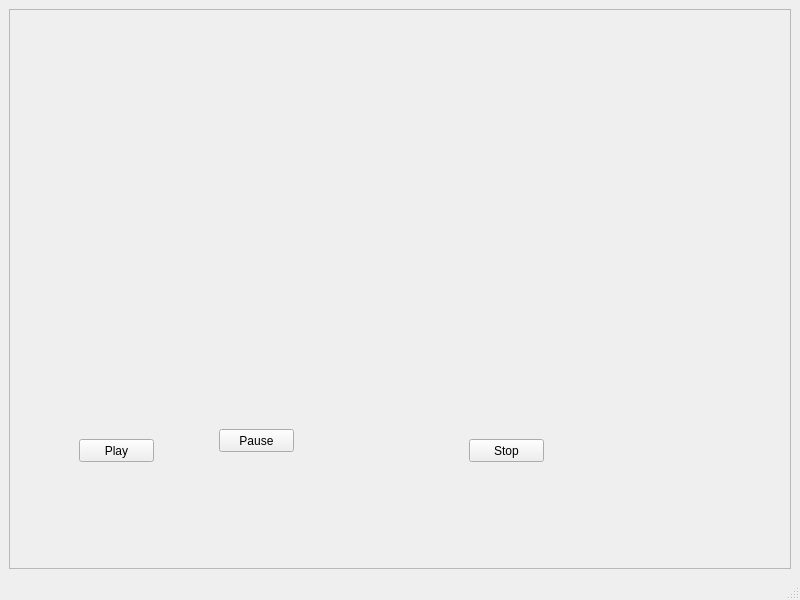
<?xml version="1.0" encoding="UTF-8"?>
<ui version="4.0">
 <class>MainWindow</class>
 <widget class="QMainWindow" name="MainWindow">
  <property name="geometry">
   <rect>
    <x>0</x>
    <y>0</y>
    <width>800</width>
    <height>600</height>
   </rect>
  </property>
  <property name="windowTitle">
   <string>MainWindow</string>
  </property>
  <widget class="QWidget" name="centralwidget">
   <layout class="QGridLayout" name="gridLayout">
    <item row="0" column="0">
     <widget class="QFrame" name="frame">
      <property name="frameShape">
       <enum>QFrame::StyledPanel</enum>
      </property>
      <property name="frameShadow">
       <enum>QFrame::Raised</enum>
      </property>
      <widget class="QPushButton" name="btn_play">
       <property name="geometry">
        <rect>
         <x>70</x>
         <y>430</y>
         <width>75</width>
         <height>23</height>
        </rect>
       </property>
       <property name="text">
        <string>Play</string>
       </property>
      </widget>
      <widget class="QPushButton" name="btn_pause">
       <property name="geometry">
        <rect>
         <x>210</x>
         <y>420</y>
         <width>75</width>
         <height>23</height>
        </rect>
       </property>
       <property name="text">
        <string>Pause</string>
       </property>
      </widget>
      <widget class="QPushButton" name="btn_stop">
       <property name="geometry">
        <rect>
         <x>460</x>
         <y>430</y>
         <width>75</width>
         <height>23</height>
        </rect>
       </property>
       <property name="text">
        <string>Stop</string>
       </property>
      </widget>
     </widget>
    </item>
   </layout>
  </widget>
  <widget class="QMenuBar" name="menubar">
   <property name="geometry">
    <rect>
     <x>0</x>
     <y>0</y>
     <width>800</width>
     <height>21</height>
    </rect>
   </property>
  </widget>
  <widget class="QStatusBar" name="statusbar"/>
 </widget>
 <resources/>
 <connections/>
</ui>
